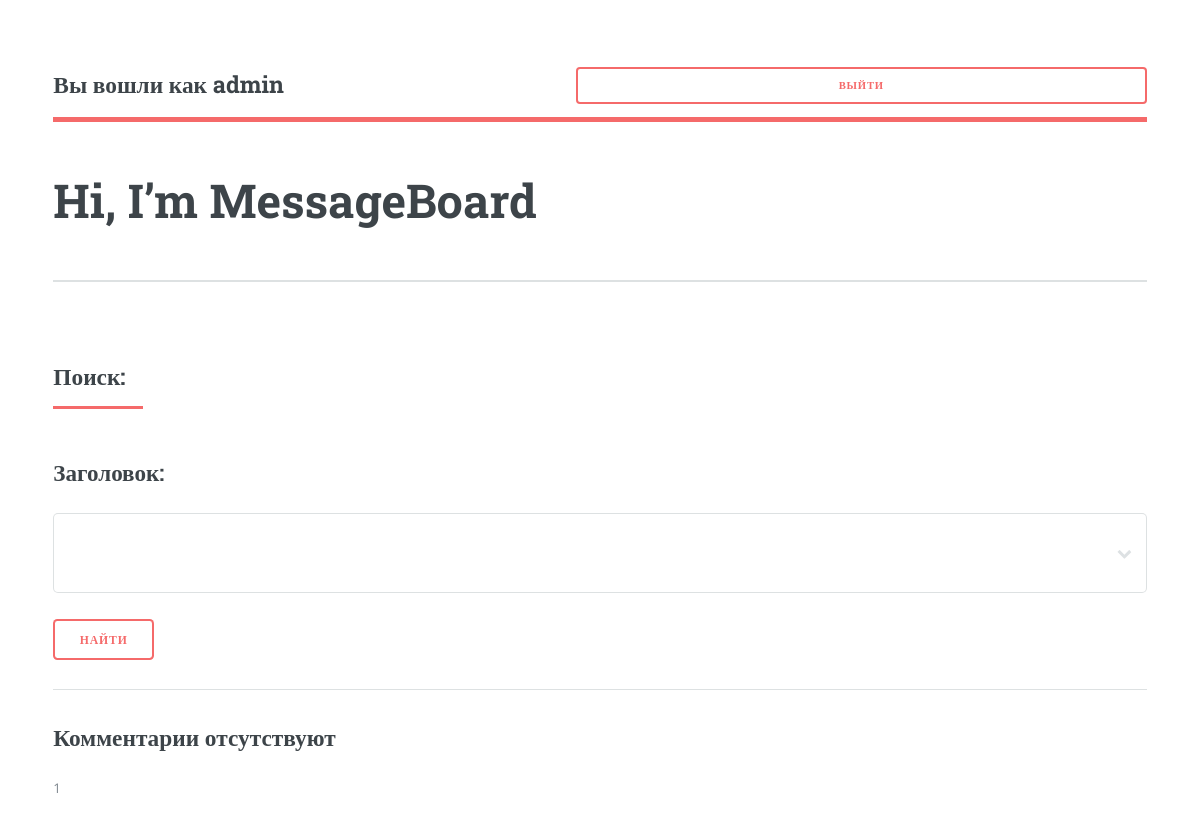
The app's page /profile/replies/ (signed in), older data.
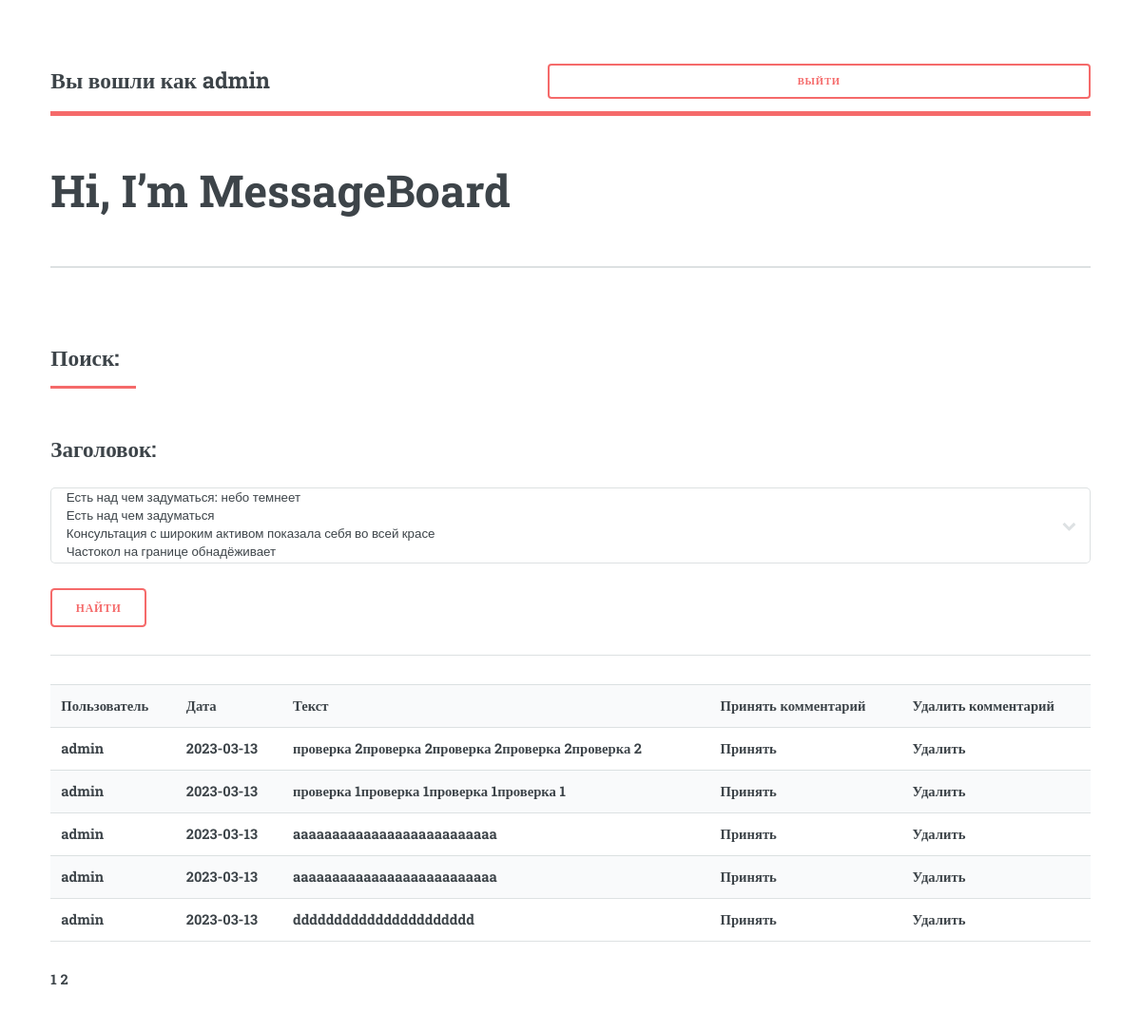
The same page, newer data.
### board/models.py (models this page shows, shortened)
class Feedback(models.Model):
    user = models.ForeignKey(User, on_delete=models.CASCADE, verbose_name='Пользователь')
    message = models.CharField(max_length=700, verbose_name='Комментарий')
    post = models.ForeignKey(Post, on_delete=models.CASCADE)
    message_date = models.DateTimeField(auto_now_add=True)
    accept = models.BooleanField(default=False, verbose_name='Комментарий принят автором')
    def get_message_date(self):
        return self.message_date.strftime('%Y-%m-%d')
    def get_feedmaster(self):
        return self.user.username

### board/views.py (the view)
# urls.py: path('profile/replies/', FeedPost.as_view(), name='feed_post'),
class FeedPost(LoginRequiredMixin, ListView):
    queryset = Feedback.objects.all().order_by('-message_date')
    template_name = 'feed_post.html'
    context_object_name = 'feeds'
    paginate_by = 5
    def get_queryset(self):
        queryset = super().get_queryset().select_related('post').filter(post__author=self.request.user)
        self.filterset = FeedFilter(self.request.GET, queryset, request=self.request)
        return self.filterset.qs
    def get_context_data(self, *args, **kwargs):
        context = super().get_context_data(**kwargs)
        context['filterset'] = self.filterset
        return context

### board/filters.py (called while the page is built)
def get_post_queryset(request):
    queryset = Post.objects.filter(author=request.user)
    return queryset

### board/models.py (called while the page is built)
    def __str__(self):
        return f'{self.title}'

### board/templatetags/custom_tags.py (called while the page is built)
@register.simple_tag(takes_context=True)
def url_replace(context, **kwargs):
    d = context['request'].GET.copy()
    for k, v in kwargs.items():
        d[k] = v
    return d.urlencode()

### templates/feed_post.html (shortened to what this page needs)
{% extends 'flatpages/default.html'%}
{% load custom_tags %}
{% block title %}
<h2>Поиск:</h2>
{% endblock title %}
{% block content %}
<form action="" method="get">
    <h2>{{ filterset.form.as_table }}</h2>
       <input type="submit" value="Найти" />
</form>
<hr>
    {% if feeds %}
        <table>
            <tr><b>
                <td>Пользователь</td>
                <td>Дата</td>
                <td>Текст</td>
                <td>Принять комментарий</td>
                <td>Удалить комментарий</td>
            </b></tr>
            {% for feed in feeds %}
            <tr>
                <td>{{ feed.get_feedmaster }}</td>
                <td>{{ feed.get_message_date }}</td>
                <td>{{ feed.message }}</td>
                <td><a href="update/{{ feed.id }}">Принять</a></td>
                <td><a href="delete/{{ feed.id }}">Удалить</a></td>
            </tr>
            {% endfor %}
        </table>
    {% else %}
        <h2>Комментарии отсутствуют</h2>
    {% endif %}
   {{ page_obj.number }}
   {% if page_obj.has_next %}
       <a href="?{% url_replace page=page_obj.next_page_number %}">{{ page_obj.next_page_number }}</a>
   {% endif %}
{% endblock content %}

Row changes from the older to the newer data that the page shows:
added Feedback: get_feedmaster "admin", get_message_date "2023-03-13", message "проверка 2проверка 2проверка 2проверка 2проверка 2"
added Feedback: get_feedmaster "admin", get_message_date "2023-03-13", message "проверка 1проверка 1проверка 1проверка 1"
added Feedback: get_feedmaster "admin", get_message_date "2023-03-13", message "aaaaaaaaaaaaaaaaaaaaaaaaaa"
added Feedback: get_feedmaster "admin", get_message_date "2023-03-13", message "aaaaaaaaaaaaaaaaaaaaaaaaaa"
added Feedback: get_feedmaster "admin", get_message_date "2023-03-13", message "dddddddddddddddddddddd"
Text that changed along with them:
form field feedpost: (not shown) → "Есть над чем задуматься: небо темнеет / Есть над чем задуматься / Консультация с широким активом показала себя во всей красе / Частокол на границе обнадёживает"
{{ page_obj.next_page_number }}: (not shown) → "2"
text no longer shown: "Комментарии отсутствуют"
text now shown: "Пользователь Дата Текст Принять комментарий Удалить комментарий"
